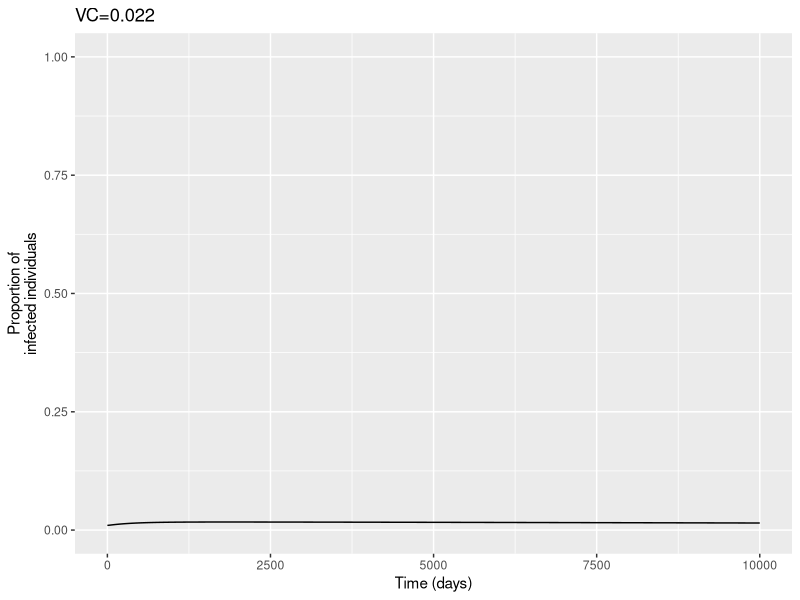

Reproduce this figure in R.
library(deSolve)
library(ggplot2)

theta_init =c(
  "m"=1.45,"a"=0.5,"b"=0.097,"g"=0.05,"v"=10, 
                "r1"=0.0023, 'r2'=0.023, "alpha1"=0.002, "alpha2"=0.00019, 
              "N"=15, "delta"=1/10000, "q3"=0.7)

####### 
# WARNING
# This is a simplified version of the Garki model for teaching purposes
# (simplified version in continuous time without delays and without seasonality)
# This is not the full and exact Garki model
Garki<-function(t,x,parms){

  ## state variables
  S = x[1]
  E = x[2]
  I = x[3]
  R = x[4]
  R2 = x[5]
  S2 = x[6]
  E2 = x[7]
  
  
  ## parameter values
  m = parms["m"]
  a = parms["a"]
  #VC = parms["VC"]
  b = parms["b"]
  g = parms["g"]
  v = parms["v"]
  r1 = parms["r1"]
  r2 = parms["r2"]
  alpha1 = parms["alpha1"]
  alpha2 = parms["alpha2"]
  delta = parms["delta"]
  N = parms["N"]
  beta=1/N
  VC=m*a*a*exp(-g*v)/v

  ##variations
  dS=delta+ R*b*(1-exp(-VC*I))/(exp(b*(1-exp(-VC*I))/r1)-1)-b*(1-exp(-VC*I))*S- delta*S
  dE=b*(1-exp(-VC*I))*S - beta*E - delta*E
  dI=beta*E - alpha1*I - delta*I
  dR=alpha1*I - alpha2*R - R*b*(1-exp(-VC*I))/(exp(b*(1-exp(-VC*I))/r1)-1)-  delta*R
  dR2=alpha2*R + beta*E2 -R2*b*(1-exp(-VC*I))/(exp(b*(1-exp(-VC*I))/r2)-1)- delta*R2
  dS2=R2*b*(1-exp(-VC*I))/(exp(b*(1-exp(-VC*I))/r2)-1)- b*(1-exp(-VC*I))*S2 - delta*S2
  dE2=b*(1-exp(-VC*I))*S2- beta*E2- delta*E2
  res  = c(dS, dE, dI, dR, dR2, dS2, dE2)
  list(res)
}

simulate_Garki=function(parameters){
  
  #parameters
  parms = c(parameters["m"],parameters["a"],
            parameters["b"],#parameters["c"],
            parameters["g"],parameters["v"],
            parameters["r1"],parameters["r2"],
            parameters["alpha1"],parameters["alpha2"],
            parameters["N"],parameters["delta"])
  
  #initial conditions
  init <- c(0.99,0, 0.01, 0, 0, 0, 0)  
  
  #simulation
  temps <- seq(0,10000) 
  solveRM <- lsoda(y =init, times=temps, func = Garki, 
                   parms = parms)
  solutionRM=as.data.frame(solveRM)
  names(solutionRM)=c("time","S", "E", "I", "R", "R2", "S2", "E2")
  
  solutionRM$obs_I=solutionRM$I+solutionRM$R+solutionRM$R2* parameters["q3"]
  solutionRM$positive=solutionRM$I+solutionRM$R+solutionRM$R2
  return(solutionRM)
}


simul=simulate_Garki(parameters = theta_init)

VC=theta_init["m"]*theta_init["a"]*theta_init["a"]*exp(-theta_init["g"]*theta_init["v"])/theta_init["v"]
R0=VC*theta_init["b"]/(theta_init["alpha1"]*theta_init["delta"])
ggplot(simul)+
  geom_line(aes(x=time, y=positive))+ ylim(0,1)+
  labs(y="Proportion of\ninfected individuals", x="Time (days)")+
  ggtitle(paste0("VC=",round(VC, 3)))
